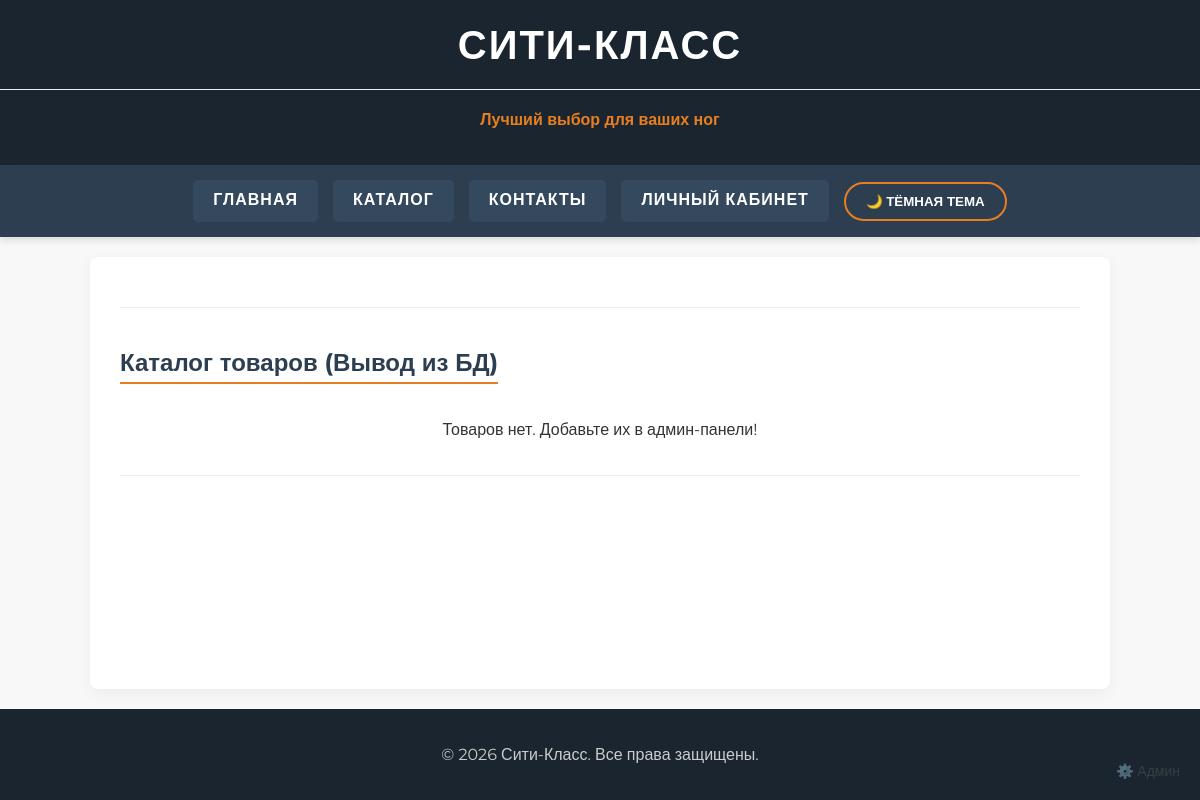
The page /catalog.php on the database as committed earlier.
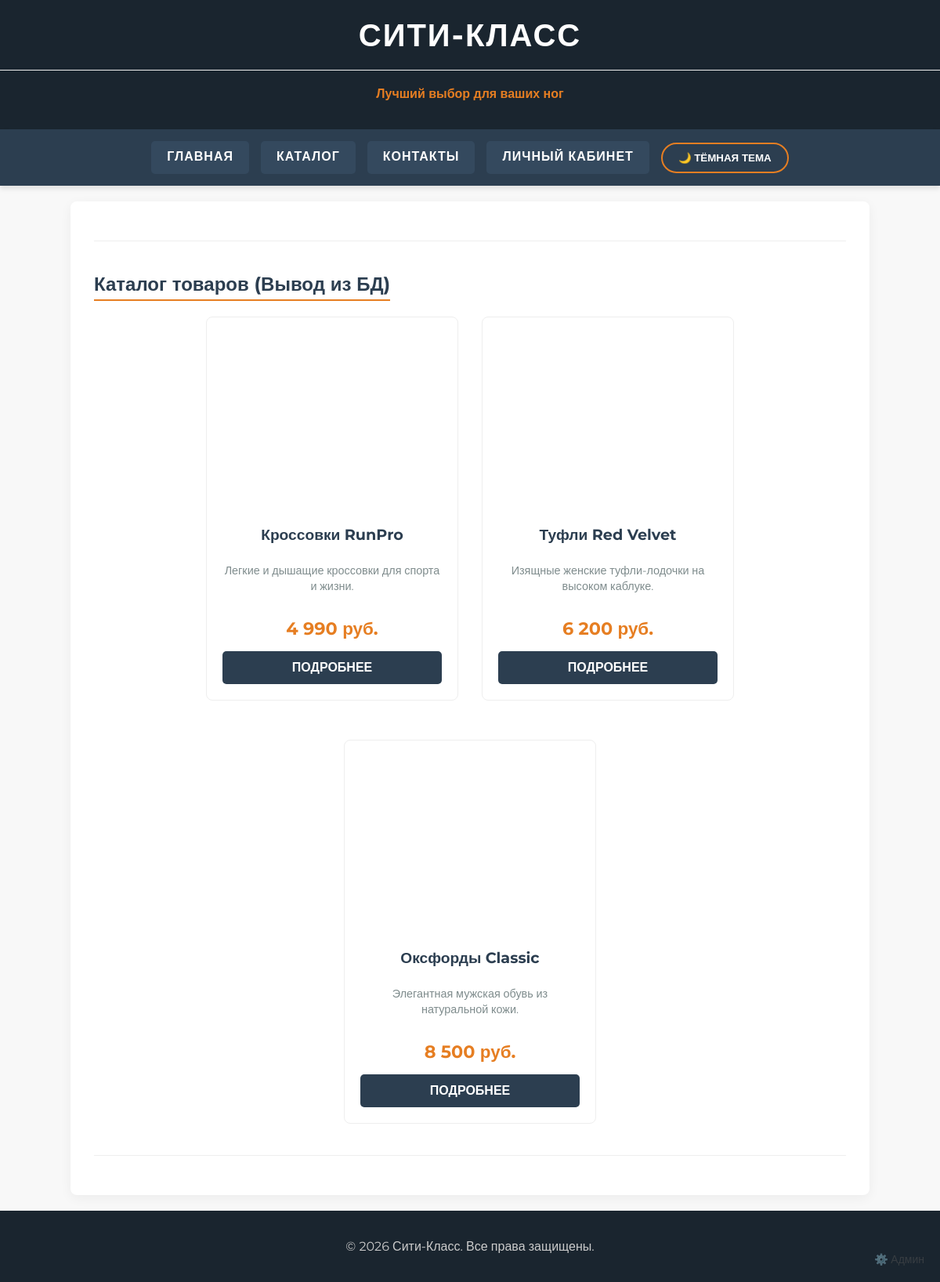
The same page on the database as committed later.
### tables this page shows
CREATE TABLE IF NOT EXISTS `product` (
  `id` int(11) NOT NULL AUTO_INCREMENT,
  `manufacturer_id` smallint(6) NOT NULL DEFAULT 1,
  `name` varchar(255) NOT NULL,
  `alias` varchar(255) NOT NULL,
  `short_description` text NOT NULL,
  `description` text NOT NULL,
  `price` decimal(20,2) NOT NULL,
  `image` LONGTEXT NOT NULL,
  `available` smallint(1) NOT NULL DEFAULT '1',
  `meta_keywords` varchar(255) NOT NULL DEFAULT '',
  `meta_description` varchar(255) NOT NULL DEFAULT '',
  `meta_title` varchar(255) NOT NULL DEFAULT '',
  PRIMARY KEY (`id`)
);

### catalog.php (the view, shortened to what this page needs)
<?php require_once 'db.php'; ?>
<!DOCTYPE html>
<html lang="ru">
<head>
    <link rel="stylesheet" href="style.css">
</head>
<body>
    <header>
        <h1>СИТИ-КЛАСС</h1>
        <hr>
        <p>Лучший выбор для ваших ног</p>
    </header>
    <nav>
        <ul>
            <li><a href="index.php">Главная</a></li>
            <li><a href="catalog.php">Каталог</a></li>
            <li><a href="contacts.php">Контакты</a></li>
            <li><a href="login.php">Личный кабинет</a></li>
            <li><button id="theme-toggle" class="theme-btn">🌙 Тёмная тема</button></li>
        </ul>
    </nav>
    <main>
        <hr>
        <h2>Каталог товаров (Вывод из БД)</h2>
        <div class="catalog-grid">
            <?php
            $result = mysqli_query($conn, "SELECT * FROM product ORDER BY id DESC");
            if (mysqli_num_rows($result) > 0) {
                while ($row = mysqli_fetch_assoc($result)) {
                    echo "
                    <div class='product-card'>
                        <img src='{$row['image']}' alt='{$row['name']}'>
                        <h3>{$row['name']}</h3>
                        <p>{$row['short_description']}</p>
                        <h4>" . number_format($row['price'], 0, ',', ' ') . " руб.</h4>
                        <button type='button' class='btn-details' onclick=\"window.location.href='product.php?id={$row['id']}'\">
                            ПОДРОБНЕЕ
                        </button>
                    </div>";
                }
            } else {
                echo "<p>Товаров нет. Добавьте их в админ-панели!</p>";
            }
            ?>
        </div>
        <hr>
    </main>
    <footer style="position: relative;">
        <p>&copy; 2026 Сити-Класс. Все права защищены.</p>
        <a href="admin.php" title="Панель администратора" style="position: absolute; right: 20px; bottom: 20px; color: #555; text-decoration: none; font-size: 14px; opacity: 0.5; transition: opacity 0.3s;">⚙️ Админ</a>
    </footer>
</body>
</html>

### style.css (style rules this page uses)
body { font-family: 'Montserrat', sans-serif; margin: 0; padding: 0; background-color: #f8f8f8; color: #333; display: flex; flex-direction: column; min-height: 100vh; transition: background-color 0.3s ease, color 0.3s ease; }
main { flex: 1; width: 80%; max-width: 1200px; margin: 20px auto; padding: 30px; background-color: #fff; box-shadow: 0 4px 15px rgba(0,0,0,0.05); border-radius: 8px; }
header { background-color: #1a252f; color: #fff; text-align: center; padding: 20px 0; }
header h1 { margin: 0; font-size: 2.5em; letter-spacing: 2px; }
header p { color: #e67e22; font-weight: 600; margin-top: 5px; }
.catalog-grid { display: flex; flex-wrap: wrap; gap: 30px; justify-content: center; }
.product-card { border: 1px solid #eee; padding: 20px; text-align: center; width: 28%; min-width: 280px; border-radius: 8px; transition: transform 0.3s, box-shadow 0.3s, border-color 0.3s; display: flex; flex-direction: column; justify-content: space-between; background-color: #fff; margin-bottom: 20px; }
.product-card img { width: 100%; max-height: 220px; object-fit: contain; border-radius: 5px; margin-bottom: 15px; }
.product-card h3 { margin: 10px 0; font-size: 1.2em; color: #2c3e50; }
.product-card p { font-size: 0.9em; color: #7f8c8d; line-height: 1.4; flex-grow: 1; }
.product-card h4 { font-size: 1.4em; color: #e67e22; margin: 15px 0; }
.btn-details { width: 100%; padding: 12px; background-color: #2c3e50; color: white; border: none; border-radius: 5px; cursor: pointer; font-weight: 600; font-size: 1em; text-transform: uppercase; transition: background-color 0.3s; margin-top: auto; }
nav { background-color: #2c3e50; box-shadow: 0 4px 6px rgba(0,0,0,0.1); }
nav ul { list-style-type: none; text-align: center; margin: 0; padding: 15px 0; display: flex; justify-content: center; align-items: center; flex-wrap: wrap; gap: 15px; }
nav ul li a { display: block; color: #ffffff; background-color: #34495e; padding: 10px 20px; border-radius: 5px; font-size: 16px; font-weight: 600; text-decoration: none; text-transform: uppercase; letter-spacing: 1px; transition: all 0.3s ease; border-bottom: 3px solid transparent; }
.theme-btn { background: transparent; border: 2px solid #e67e22; color: #fff; padding: 10px 20px; border-radius: 25px; cursor: pointer; font-weight: 600; text-transform: uppercase; transition: all 0.3s ease; }
h2 { color: #2c3e50; border-bottom: 2px solid #e67e22; padding-bottom: 5px; display: inline-block; }
hr { border: 0; height: 1px; background: #eee; margin: 20px 0; }
footer { background-color: #1a252f; color: #ccc; text-align: center; padding: 20px 0; margin-top: auto; }

Rows that differ between the two databases and show on the page:
added product: image (picture), name "Кроссовки RunPro", short_description "Легкие и дышащие кроссовки для спорта и жизни.", price "4 990"
added product: image (picture), name "Туфли Red Velvet", short_description "Изящные женские туфли-лодочки на высоком каблуке.", price "6 200"
added product: image (picture), name "Оксфорды Classic", short_description "Элегантная мужская обувь из натуральной кожи.", price "8 500"
Other text that changed with them:
text no longer shown: "Товаров нет. Добавьте их в админ-панели!"
